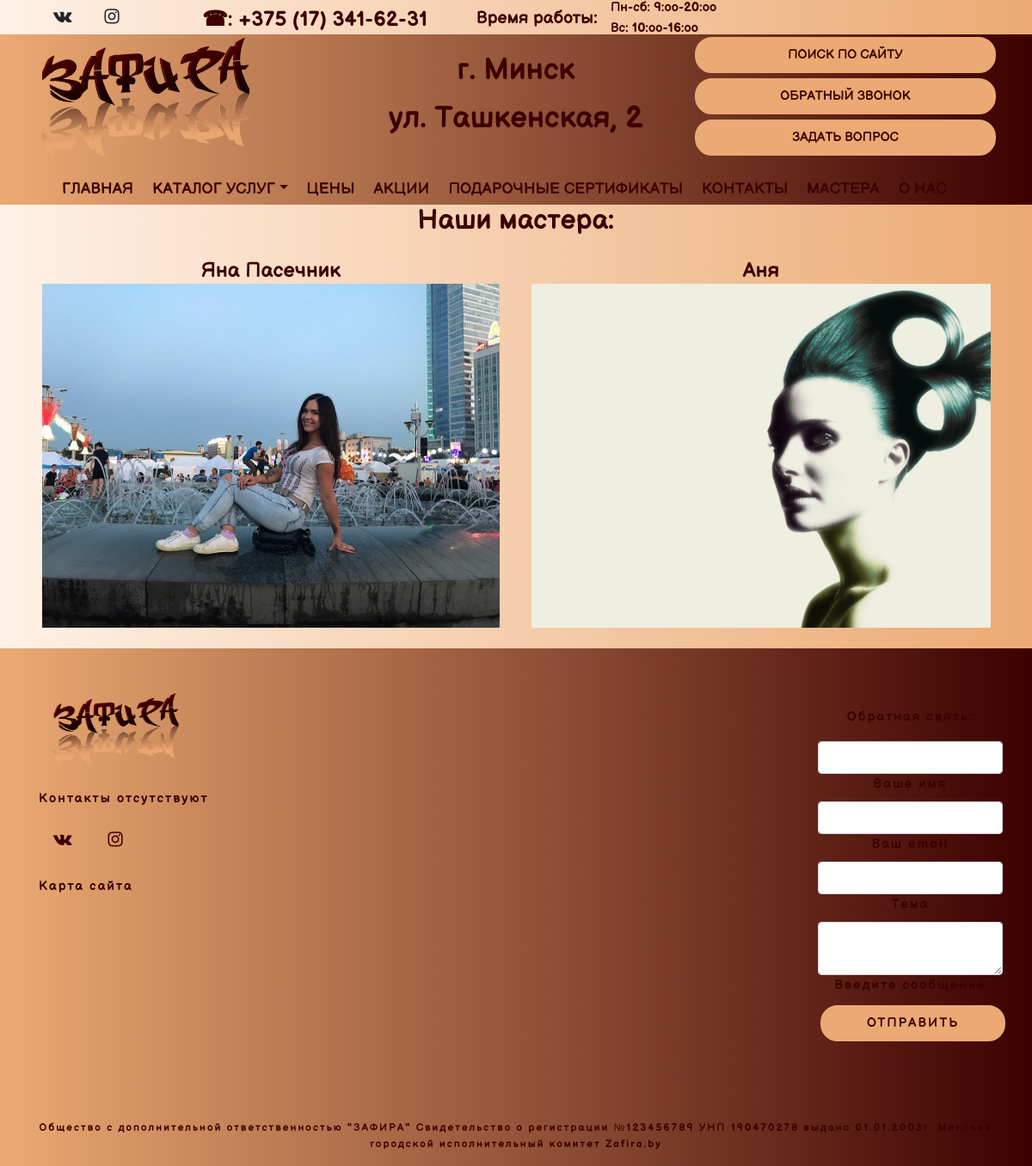
The app's page /masters with its own data.
### main/models.py (models this page shows, shortened)
class Masters(models.Model):
    name = models.CharField('Имя мастера', max_length=100, db_index=True)
    slug = models.SlugField(max_length=200, db_index=True, unique=True, default=uuid.uuid1)
    comment = models.TextField('Описание', max_length=2000, blank=True, null=True)
    tag = models.CharField('master_1 или master_2', max_length=50)
    photo1 = models.ImageField(upload_to='main/static/masters/%Y/%m/%d', help_text='Добавить фото')
    diploma1 = models.ImageField(upload_to='main/static/masters/%Y/%m/%d', blank=True, help_text='Добавить Диплом')
    diploma2 = models.ImageField(upload_to='main/static/masters/%Y/%m/%d', blank=True, help_text='Добавить Диплом')
    diploma3 = models.ImageField(upload_to='main/static/masters/%Y/%m/%d', blank=True, help_text='Добавить Диплом')
    diploma4 = models.ImageField(upload_to='main/static/masters/%Y/%m/%d', blank=True, help_text='Добавить Диплом')
    example1 = models.ImageField(upload_to='main/static/masters/%Y/%m/%d', blank=True, help_text='Примеры работ')
    example2 = models.ImageField(upload_to='main/static/masters/%Y/%m/%d', blank=True, help_text='Примеры работ')
    example3 = models.ImageField(upload_to='main/static/masters/%Y/%m/%d', blank=True, help_text='Примеры работ')
    example4 = models.ImageField(upload_to='main/static/masters/%Y/%m/%d', blank=True, help_text='Примеры работ')
    class Meta:
        ordering = ('name',)
        verbose_name = 'Мастер'
        verbose_name_plural = 'Мастера'
        index_together = ('id', 'slug')

### main/views.py (the view)
# urls.py: path('masters', views.masters, name='master'),
def masters(request):
    master_1 = Masters.objects.filter(tag='master_1')
    master_2 = Masters.objects.filter(tag='master_2')
    context_master = {'master_1': master_1, 'master_2': master_2}
    return render(request, 'main/masters.html', context_master)

### main/templates/main/masters.html (shortened to what this page needs)
{% extends 'main/base.html' %}
{% load bootstrap4 %}
{% load static %}
{% block content %}
<section>
<h2> Наши мастера:</h2>
            <br>
<div class="container">
        <div class="row text-center">
<div class="col-12 col-md-6">{% if master_1 %}
  {% for m in master_1 %}
    <a href="{% url 'masters_1'%}"><h4>{{ m.name }}</h4> <img style="height: 400px" src="{{ m.photo1.url }}"></a></div>
     {% endfor %}
        {% else %}
            <p>Мастера отсутствуют</p>
        {%endif%}
            <div class="col-12 col-md-6">{% if master_2 %}
  {% for m in master_2 %}
    <a href="{% url 'masters_2' %}"><h4>{{ m.name }}</h4> <img style="height: 400px" src="{{ m.photo1.url }}"></a></div>
     {% endfor %}
        {% else %}
            <p>Мастера отсутствуют</p>
        {%endif%}
 </div> <br>
</div>
</section>
{% endblock %}

### main/static/main/css/style.css (style rules this page uses)
body { margin: 0; font-family: shrift, sans-serif; font-size: 15px; color: #3c0000; line-height: 1.6; }
a { color: #3c0000; text-decoration: none; }
p,b,a { font-family: shrift, sans-serif; }
h1,h2,h3,h4,h5,h6 { margin:0; font-family: shrift, sans-serif; font-weight: 700; text-decoration: none; }
h1,h2,h3,h4,h5,h6:hover { text-decoration: none; }

### records on screen
Masters: name "Яна Пасечник", photo1 (picture)
Masters: name "Аня", photo1 (picture)
